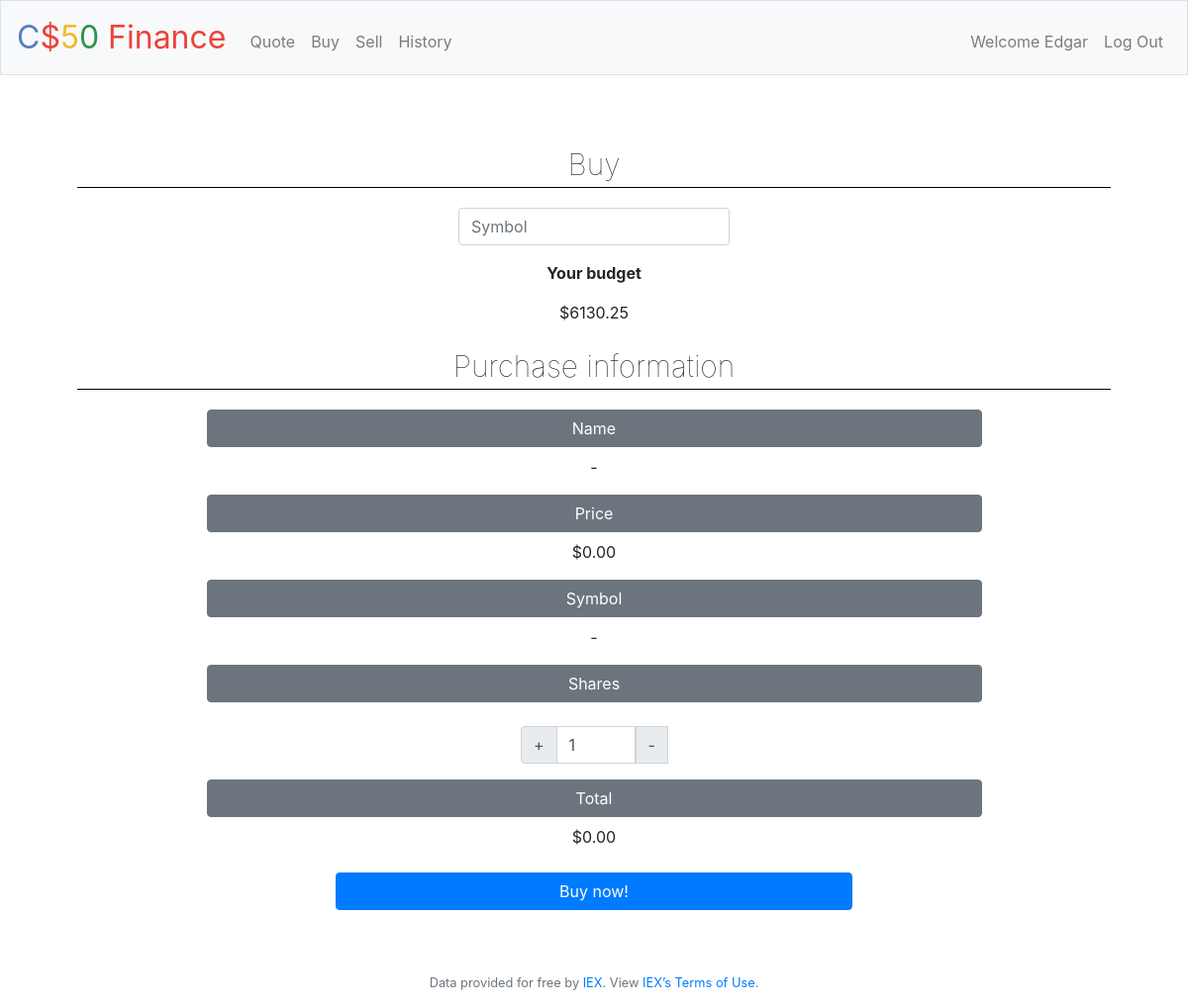
The page /buy (signed in) on the database as committed earlier.
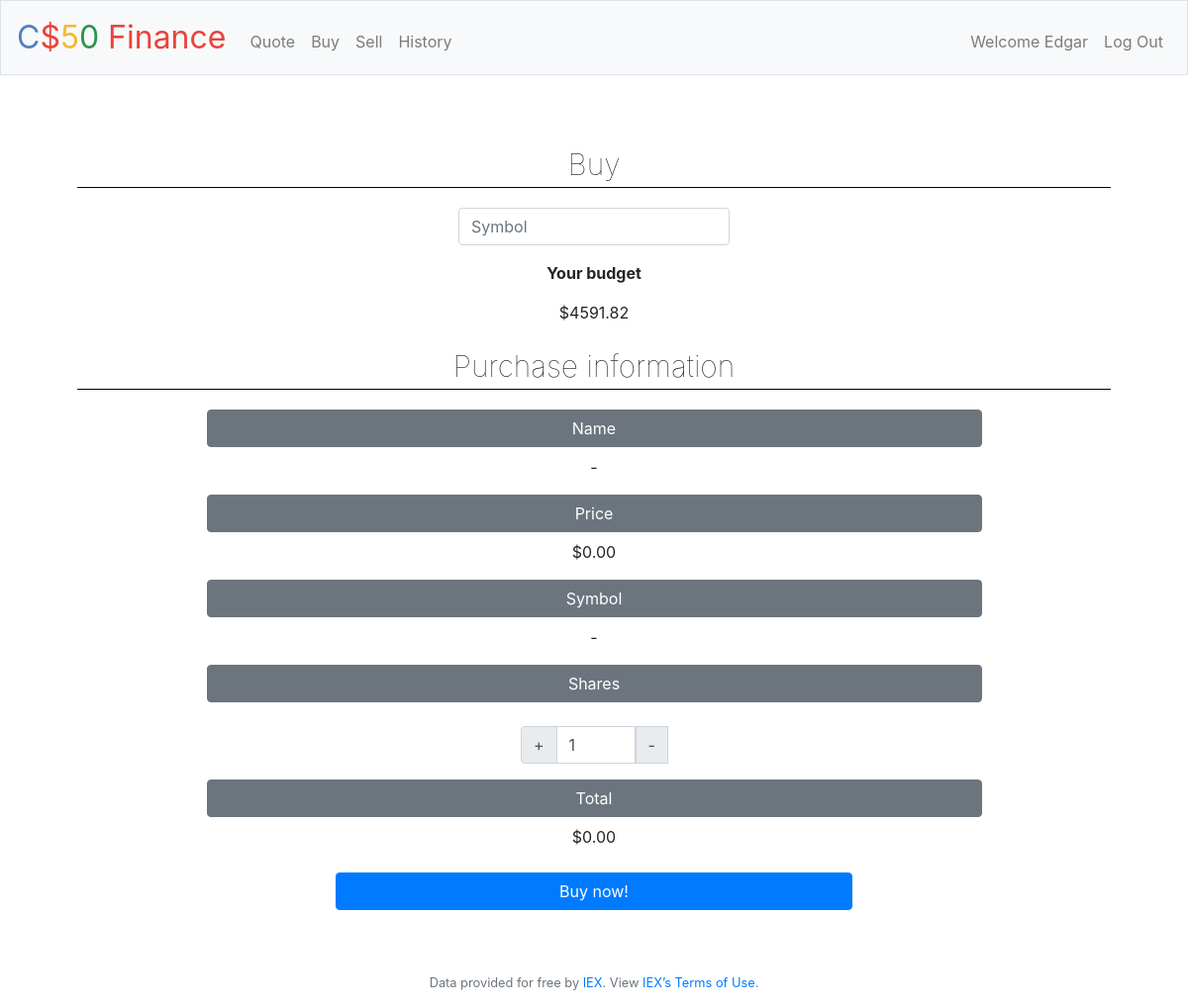
The same page on the database as committed later.
### tables this page shows
CREATE TABLE users (id INTEGER, username TEXT NOT NULL, hash TEXT NOT NULL, cash NUMERIC NOT NULL DEFAULT 10000.00, PRIMARY KEY(id));

### app.py (the view, shortened to what this page needs)
@app.route("/buy", methods=["GET", "POST"])
@login_required
def buy():
    username = db.execute("SELECT username FROM users WHERE id = (?);", session["user_id"])[0]["username"]
    cash = db.execute("SELECT cash FROM users WHERE id = (?);", session["user_id"])[0]["cash"]
    if request.method == "GET":
        return render_template("buy.html", username=username, cash=cash)

### app.py (called while the page is built)
@app.after_request
def after_request(response):
    response.headers["Cache-Control"] = "no-cache, no-store, must-revalidate"
    response.headers["Expires"] = 0
    response.headers["Pragma"] = "no-cache"
    return response

### helpers.py (called while the page is built)
def login_required(f):
    @wraps(f)
    def decorated_function(*args, **kwargs):
        if session.get("user_id") is None:
            return redirect("/login")
        return f(*args, **kwargs)
    return decorated_function

### templates/buy.html (shortened to what this page needs)
{% extends "layout.html" %}
{% block main %}
    <p class="title animated bounceInLeft">Buy</p>
    <div class="form-group">
        <input autocomplete="off" autofocus class="form-control" name="symbol" placeholder="Symbol" id="symbol" type="text">
    </div>
    <div id="data-container" class="mt-3">
        <p class="font-weight-bolder">Your budget</p>
        <p>$<span id="budget-container">{{ "{:.2f}".format(cash) }}</span></p>
        <form action="/buy" method="POST">
            <p class="title animated bounceInLeft">Purchase information</p>
            <label class="btn btn-secondary w-75">Name</label>
            <p id="name-container">-</p>
            <label class="btn btn-secondary w-75">Price</label>
            <p>$<span id="price-container">0.00</span></p>
            <label class="btn btn-secondary w-75">Symbol</label>
            <p id="symbol-container">-<p>
            <label class="btn btn-secondary w-75">Shares</label>
            <div class="input-group mb-3 d-flex justify-content-center">
                <div class="input-group-prepend">
                    <span class="input-group-text" id="add-button">+</span>
                </div>
                <input id="shares" name="shares" type="text" class="form-control shares-input" maxlength="3" placeholder="Shares" aria-label="Shares" value="1">
                <div class="input-group-prepend">
                    <span class="input-group-text" id="subs-button">-</span>
                </div>
            </div>
            <label class="btn btn-secondary w-75">Total</label>
            <p>$<span id="total">0.00</span></p>
            <button class="btn btn-primary w-50 mt-2" type="submit" id="buy-button">Buy now!</button>
        </form>
    </div>
{% endblock %}

### templates/layout.html (shortened to what this page needs)
<!DOCTYPE html>
<html lang="en">
    <head>
        <link rel="stylesheet" href="https://cdn.jsdelivr.net/npm/bootstrap@4.5.3/dist/css/bootstrap.min.css">
        <link href="/static/styles.css" rel="stylesheet">
        <link rel="stylesheet" href="https://cdnjs.cloudflare.com/ajax/libs/animate.css/3.5.2/animate.min.css">
    </head>
    <body>
        <nav class="navbar navbar-expand-md navbar-light bg-light border">
            <a class="navbar-brand" href="/"><span class="blue">C</span><span class="red">$</span><span class="yellow">5</span><span class="green">0</span> <span class="red">Finance</span></a>
            <div class="collapse navbar-collapse text-center" id="navbar">
                {% if session.user_id %}
                    <ul class="navbar-nav mr-auto mt-2">
                        <li class="nav-item"><a class="nav-link" href="/quote">Quote</a></li>
                        <li class="nav-item"><a class="nav-link" href="/buy">Buy</a></li>
                        <li class="nav-item"><a class="nav-link" href="/sell">Sell</a></li>
                        <li class="nav-item"><a class="nav-link" href="/history">History</a></li>
                    </ul>
                    <ul class="navbar-nav ml-auto mt-2">
                        <li class="d-none d-md-inline nav-item nav-link">Welcome {{ username }}</li>
                        <li class="nav-item"><a class="nav-link" href="/logout">Log Out</a></li>
                    </ul>
                {% else %}
                    <ul class="navbar-nav ml-auto mt-2">
                        <li class="nav-item"><a class="nav-link" href="/register">Register</a></li>
                        <li class="nav-item"><a class="nav-link" href="/login">Log In</a></li>
                    </ul>
                {% endif %}
            </div>
        </nav>
        <main class="container p-0 p-md-5">
            {% block main %}{% endblock %}
        </main>
        <footer class="small text-center text-muted my-3">
            Data provided for free by <a href="https://iextrading.com/developer">IEX</a>. View <a href="https://iextrading.com/api-exhibit-a/">IEX’s Terms of Use</a>.
        </footer>
    </body>
</html>

Rows that differ between the two databases and show on the page:
changed users "Edgar": cash "6130.25" → "4591.82"
